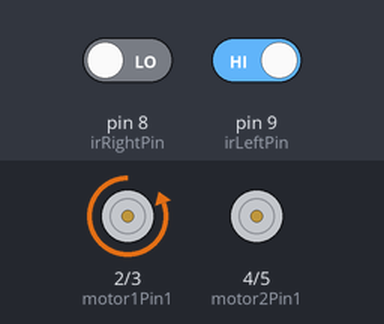
Recording of a sketch running on a simulated Arduino Uno, built with avr-gcc and run on an emulated ATmega328P. On the bench: motor-driver pin pairs drawn as motors (green arrow = first pin HIGH = forward, orange = second pin HIGH = backward, longer = more drive). Inputs (shaded band) come from the test bench; at power-on: pin 8 (irRightPin) LOW, pin 9 (irLeftPin) HIGH.

Above: at 1.2 s.
1.3 s: pin 8 (irRightPin) driven HIGH
At 2.5 s:
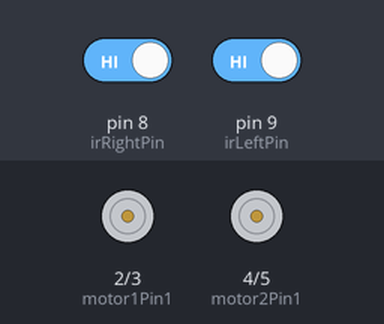
2.8 s: pin 9 (irLeftPin) driven LOW
At 3.8 s:
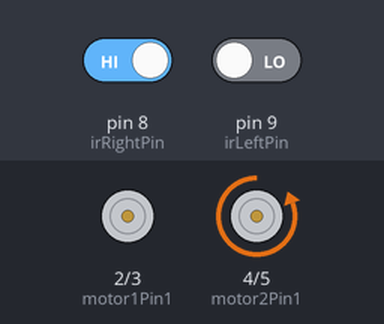
4.3 s: pin 8 (irRightPin) driven LOW
At 4.9 s:
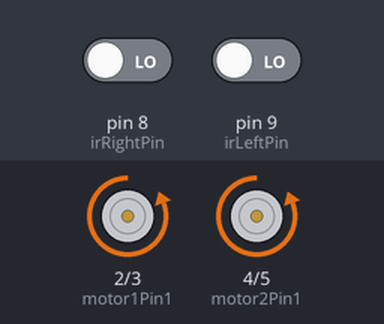
5.8 s: pin 9 (irLeftPin) driven HIGH
At 6.1 s:
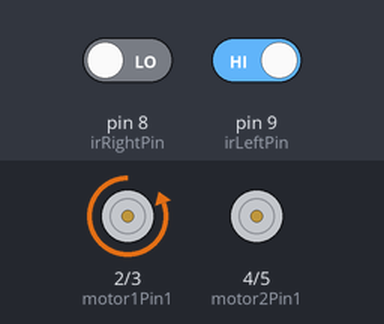
Timing chart, 0 to 8.3 s (numbered marks = the images above; inputs shaded):
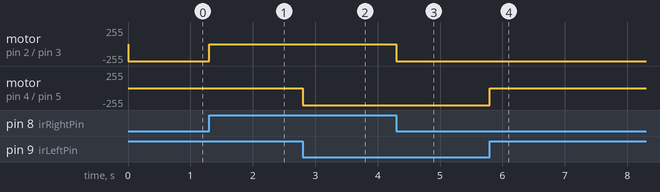

Measured:
- after the input at 1.3 s, motor on pin 2 (motor1Pin1) / pin 3 (motor1Pin2): backward 255/255 → stopped at once
- after the input at 2.8 s, motor on pin 4 (motor2Pin1) / pin 5 (motor2Pin2): stopped → backward 255/255 at once
- after the input at 4.3 s, motor on pin 2 (motor1Pin1) / pin 3 (motor1Pin2): stopped → backward 255/255 at once
- after the input at 5.8 s, motor on pin 4 (motor2Pin1) / pin 5 (motor2Pin2): backward 255/255 → stopped at once

The sketch:

lfr.ino
```cpp
const int irLeftPin = 9;
const int irRightPin = 8;
const int motor1Pin1 = 2;
const int motor1Pin2 = 3;
const int motor2Pin1 = 4;
const int motor2Pin2 = 5;

void setup() {

  pinMode(irLeftPin, INPUT);
  pinMode(irRightPin, INPUT);

  pinMode(motor1Pin1, OUTPUT);
  pinMode(motor1Pin2, OUTPUT);
  pinMode(motor2Pin1, OUTPUT);
  pinMode(motor2Pin2, OUTPUT);
}

void loop() {

  int irLeftValue = digitalRead(irLeftPin);
  int irRightValue = digitalRead(irRightPin);

  if (irLeftValue == LOW && irRightValue == LOW){
    digitalWrite(motor1Pin1, LOW);
    digitalWrite(motor1Pin2, HIGH);
    digitalWrite(motor2Pin1, LOW);
    digitalWrite(motor2Pin2, HIGH);
  } else if (irLeftValue == LOW && irRightValue == HIGH) {
    digitalWrite(motor1Pin1, LOW);
    digitalWrite(motor1Pin2, LOW);
    digitalWrite(motor2Pin1, LOW);
    digitalWrite(motor2Pin2, HIGH);
  } else if (irLeftValue == HIGH && irRightValue == LOW) {
    digitalWrite(motor1Pin1, LOW);
    digitalWrite(motor1Pin2, HIGH);
    digitalWrite(motor2Pin1, LOW);
    digitalWrite(motor2Pin2, LOW);
  } else {
    digitalWrite(motor1Pin1, LOW);
    digitalWrite(motor1Pin2, LOW);
    digitalWrite(motor2Pin1, LOW);
    digitalWrite(motor2Pin2, LOW);
  }
}
```
